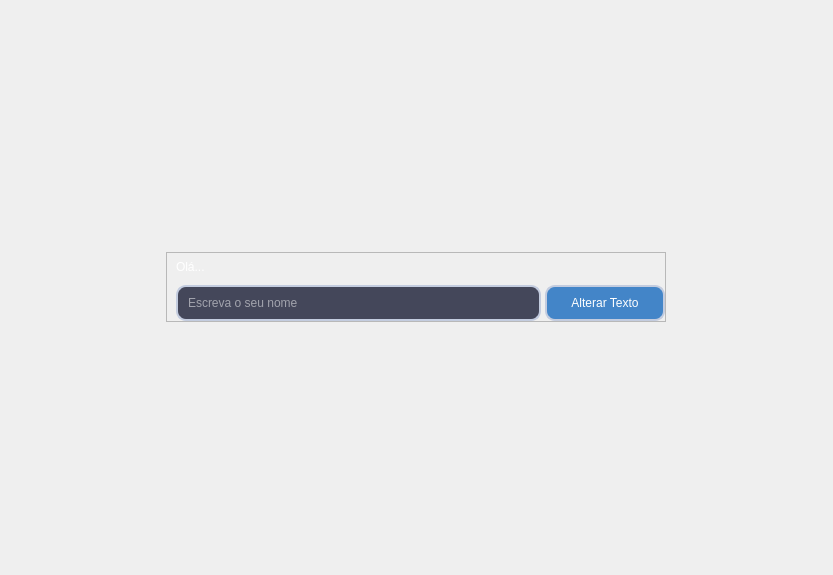
<?xml version="1.0" encoding="UTF-8"?>
<ui version="4.0">
 <class>application_pages</class>
 <widget class="QStackedWidget" name="application_pages">
  <property name="geometry">
   <rect>
    <x>0</x>
    <y>0</y>
    <width>833</width>
    <height>575</height>
   </rect>
  </property>
  <property name="windowTitle">
   <string>StackedWidget</string>
  </property>
  <widget class="QWidget" name="page_1">
   <layout class="QVBoxLayout" name="verticalLayout">
    <item alignment="Qt::AlignHCenter">
     <widget class="QFrame" name="frame">
      <property name="minimumSize">
       <size>
        <width>500</width>
        <height>70</height>
       </size>
      </property>
      <property name="maximumSize">
       <size>
        <width>500</width>
        <height>70</height>
       </size>
      </property>
      <property name="frameShape">
       <enum>QFrame::StyledPanel</enum>
      </property>
      <property name="frameShadow">
       <enum>QFrame::Raised</enum>
      </property>
      <layout class="QVBoxLayout" name="verticalLayout_4">
       <property name="spacing">
        <number>4</number>
       </property>
       <property name="topMargin">
        <number>0</number>
       </property>
       <property name="rightMargin">
        <number>0</number>
       </property>
       <property name="bottomMargin">
        <number>0</number>
       </property>
       <item>
        <widget class="QLabel" name="label_3">
         <property name="styleSheet">
          <string notr="true">font: 700 14pt &quot;Segoe UI&quot;;
color: rgb(255,255,255);</string>
         </property>
         <property name="text">
          <string>Olá...</string>
         </property>
        </widget>
       </item>
       <item>
        <layout class="QGridLayout" name="gridLayout">
         <item row="0" column="0">
          <widget class="QLineEdit" name="lineEdit">
           <property name="minimumSize">
            <size>
             <width>0</width>
             <height>36</height>
            </size>
           </property>
           <property name="maximumSize">
            <size>
             <width>16777215</width>
             <height>36</height>
            </size>
           </property>
           <property name="styleSheet">
            <string notr="true">QLineEdit {
	background-color: rgb(68, 71, 90);
	padding: 8px;
	border: 2px solid #c3ccdf;
	color: rgb(255,255,255);
	border-radius: 10px;
}</string>
           </property>
           <property name="placeholderText">
            <string>Escreva o seu nome</string>
           </property>
          </widget>
         </item>
         <item row="0" column="1">
          <widget class="QPushButton" name="btn_change_text">
           <property name="minimumSize">
            <size>
             <width>120</width>
             <height>36</height>
            </size>
           </property>
           <property name="maximumSize">
            <size>
             <width>16777215</width>
             <height>36</height>
            </size>
           </property>
           <property name="styleSheet">
            <string notr="true">QPushButton {
	background-color:rgb(67,133,200);
	border: 2px solid #c3ccdf;
	color: rgb(255,255,255);
	border-radius: 10px;
}

QPushButton:hover {
	background-color: rgb(85,170,255);
}

QPushButton:pressed{
	background-color: rgb(255,0,127);
}</string>
           </property>
           <property name="text">
            <string>Alterar Texto</string>
           </property>
          </widget>
         </item>
        </layout>
       </item>
      </layout>
     </widget>
    </item>
   </layout>
  </widget>
  <widget class="QWidget" name="page_3">
   <layout class="QVBoxLayout" name="verticalLayout_3">
    <item>
     <widget class="QLabel" name="label">
      <property name="text">
       <string>Página 3</string>
      </property>
      <property name="alignment">
       <set>Qt::AlignCenter</set>
      </property>
     </widget>
    </item>
   </layout>
  </widget>
  <widget class="QWidget" name="page_2">
   <layout class="QVBoxLayout" name="verticalLayout_2">
    <item>
     <widget class="QLabel" name="label_2">
      <property name="text">
       <string>Página 2</string>
      </property>
      <property name="alignment">
       <set>Qt::AlignCenter</set>
      </property>
     </widget>
    </item>
   </layout>
  </widget>
 </widget>
 <resources/>
 <connections/>
</ui>
